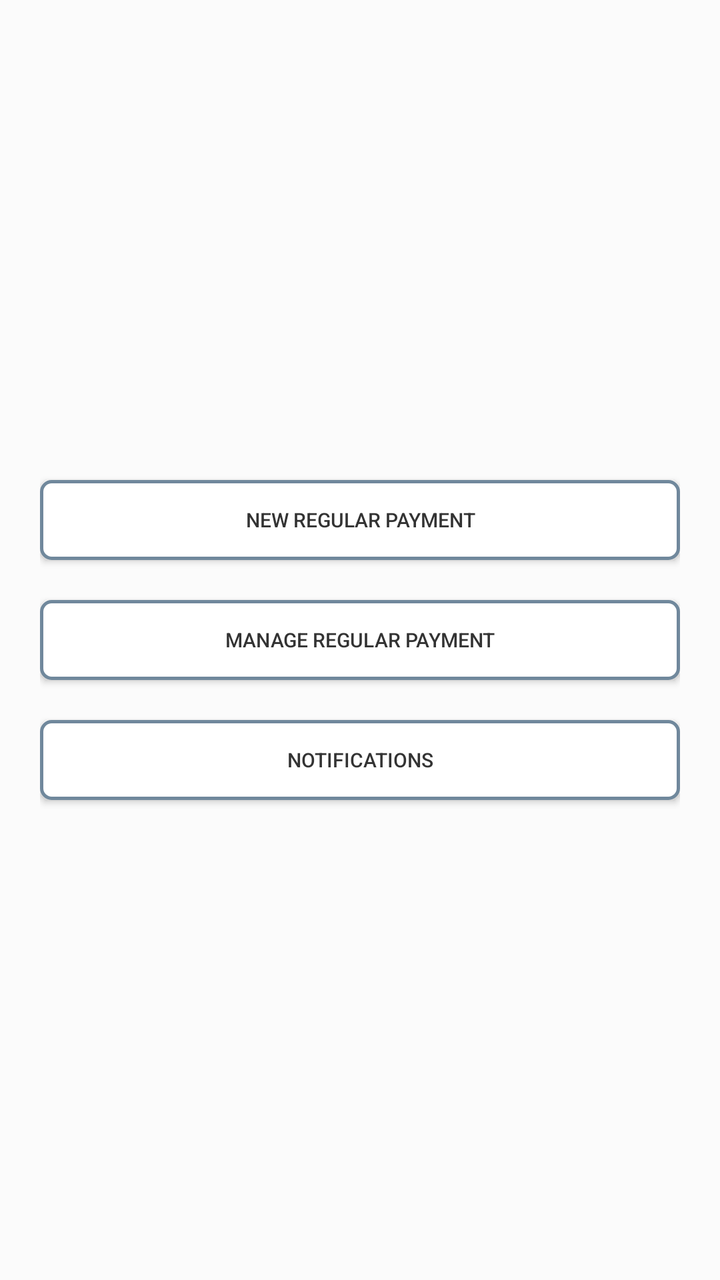
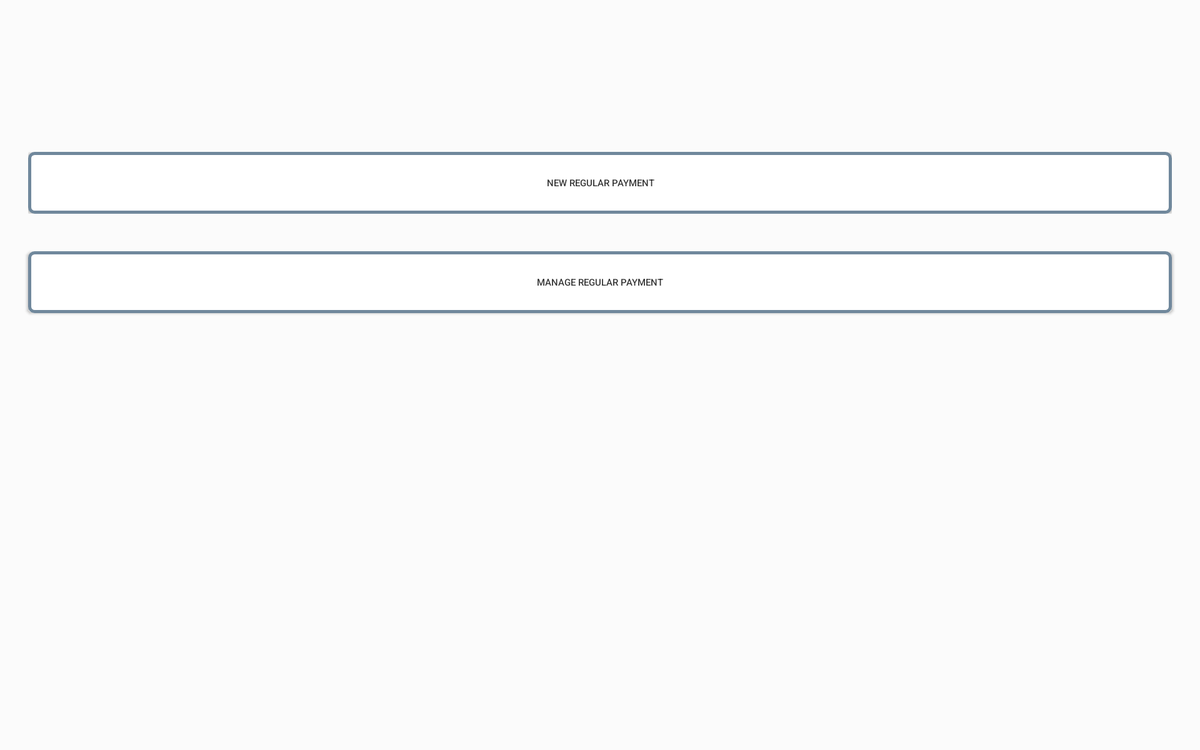

Compare how this app lays out the same screen by default and in its alternative resource folder. The renders come first, then the two layout files and the values they reference.
<!-- AndroidManifest.xml: application theme AppTheme -->
<!-- res/layout/fragment_lightning.xml -->
<?xml version="1.0" encoding="utf-8"?>
<layout  xmlns:android="http://schemas.android.com/apk/res/android"
    >
    <data>
        <variable
            name="lightningPresenter"
            type="fr.acinq.eclair.wallet.presenter.LightningPresenter"/>
    </data>

    <LinearLayout
        android:layout_width="match_parent"
        android:layout_height="match_parent"
        android:orientation="vertical"
        android:id="@+id/frame"
      android:background="?android:windowBackground"

      >

        <LinearLayout
            android:layout_width="match_parent"
            android:layout_height="0dp"
            android:orientation="vertical"
            android:gravity="center_horizontal|center_vertical"
            android:layout_margin="20dp"
            android:layout_weight="1">



                <Button
                  android:textSize="@dimen/textSize"
                  android:id="@+id/camera"
                  android:layout_width="match_parent"
                    android:layout_height="40dp"
                    android:text="@string/new_regular_payment"
                    android:textColor="@color/grey_4"
                  android:onClick="@{(v)->lightningPresenter.regularPayment()}"

                  android:background="@drawable/rounded_corner_button"
                    />

            <Button
              android:textSize="@dimen/textSize"

              android:id="@+id/regularpay"
                android:layout_marginTop="20dp"
                android:layout_width="match_parent"
                android:layout_height="40dp"
                android:text="@string/manage_regular_payment"
                android:onClick="@{(v)->lightningPresenter.manageregularPayment()}"

                android:textColor="@color/grey_4"
                android:background="@drawable/rounded_corner_button"
                />
          <Button
            android:textSize="@dimen/textSize"

            android:id="@+id/notifications"
            android:layout_marginTop="20dp"
            android:layout_width="match_parent"
            android:layout_height="40dp"
            android:text="Notifications"
            android:onClick="@{(v)->lightningPresenter.notifications()}"

            android:textColor="@color/grey_4"
            android:background="@drawable/rounded_corner_button"
            />


        </LinearLayout>


    </LinearLayout>

</layout>
<!-- resources referenced by this layout -->
<resources>
  <color name="grey_4">#333333</color>
  <dimen name="textSize">10sp</dimen>
  <!-- drawable rounded_corner_button (drawable) -->
  <?xml version="1.0" encoding="utf-8"?>
  <shape xmlns:android="http://schemas.android.com/apk/res/android"
      android:shape="rectangle">
    <corners android:radius="5dp" />
    <gradient android:startColor="#FFFFFF"
        android:endColor="#FFFFFF"
        android:angle="270" />
    <stroke android:width="5px"
        android:color="@color/primary_light_x1" />
  </shape>
  <string name="manage_regular_payment">Manage Regular Payment</string>
  <string name="new_regular_payment">New Regular payment</string>
  <style name="AppTheme" parent="Theme.AppCompat.Light.DarkActionBar">
      <item name="android:textColor">@color/grey_4</item>
      <item name="colorPrimary">@color/primaryColor</item>
      <item name="colorPrimaryDark">@color/primaryDarkColor</item>
      <item name="colorAccent">@color/primaryColor</item>
      <item name="android:textColorSecondary">@color/white</item>
  
      
      <item name="android:windowBackground">@color/almost_white</item>
      <item name="android:colorBackground">@color/almost_white</item>
  
      <item name="windowActionBar">false</item>
      <item name="windowNoTitle">true</item>
      <item name="actionBarTheme">@null</item>
    </style>
  <color name="primary_light_x1">#70889c</color>
  <color name="primaryColor">#1299eb</color>
  <color name="primaryDarkColor">#006bb8</color>
  <color name="white">#ffffff</color>
  <color name="almost_white">#fbfbfb</color>
</resources>
<!-- res/layout-xlarge/fragment_lightning.xml (the author's variant of the layout above) -->
<!-- drawn on a large tablet held sideways -->
<?xml version="1.0" encoding="utf-8"?>
<layout  xmlns:android="http://schemas.android.com/apk/res/android"
    >
    <data>
        <variable
            name="lightningPresenter"
            type="fr.acinq.eclair.wallet.presenter.LightningPresenter"/>
    </data>

    <LinearLayout
        android:layout_width="match_parent"
        android:layout_height="match_parent"
        android:orientation="vertical"
        android:id="@+id/frame"
        >

        <LinearLayout
            android:layout_width="match_parent"
            android:layout_height="0dp"
            android:orientation="vertical"
            android:layout_weight="1">
            <LinearLayout
                android:layout_width="match_parent"
                android:layout_height="0dp"
                android:layout_weight="1"

              android:visibility="invisible"/>
          <LinearLayout
            android:layout_width="match_parent"
            android:layout_height="0dp"
            android:layout_weight="1"
            android:visibility="invisible"/>
            <LinearLayout

                android:layout_margin="30dp"
                android:layout_width="match_parent"
                android:layout_height="0dp"
                android:layout_weight="1"
                android:gravity="center_vertical">
                <Button
                  android:textSize="@dimen/textSize"
                  android:id="@+id/camera"
                  android:layout_width="0dp"
                    android:layout_height="match_parent"
                    android:layout_weight="1"
                    android:text="@string/new_regular_payment"
                    android:textColor="@color/grey_4"
                  android:onClick="@{(v)->lightningPresenter.regularPayment()}"

                  android:background="@drawable/rounded_corner_button"
                    />

            </LinearLayout>
            <Button
              android:textSize="@dimen/textSize"

              android:id="@+id/regularpay"
                android:layout_marginTop="10dp"
              android:layout_marginLeft="30dp"
              android:layout_marginRight="30dp"
                android:layout_width="match_parent"
                android:layout_height="0dp"
                android:layout_weight="1"
                android:text="@string/manage_regular_payment"
                android:onClick="@{(v)->lightningPresenter.manageregularPayment()}"

                android:textColor="@color/grey_4"
                android:background="@drawable/rounded_corner_button"
                />
            <LinearLayout
                android:layout_width="match_parent"
                android:layout_height="0dp"
                android:layout_weight="1"
                android:visibility="invisible"/>
        </LinearLayout>
        <LinearLayout
            android:layout_width="match_parent"
            android:layout_height="0dp"
            android:layout_weight="1">

        </LinearLayout>

    </LinearLayout>

</layout>
